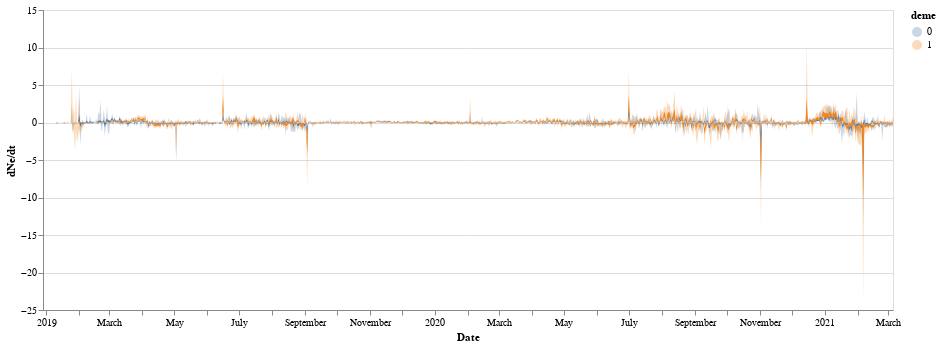

The notebook cell saved with this chart:
### Markdown cell above
## below is the dNe/dt by week
### need to add in uninfectious rate

### Code cell
line = alt.Chart(test).mark_area().encode(
    alt.X('date:T', axis=alt.Axis(title="Date", grid=False)),
    alt.Y('diff_lower_hpd_log_50',axis=alt.Axis(title="dNe/dt")),
    alt.Y2('diff_upper_hpd_log_50'),
    color=alt.Color('deme:N')
).properties(
    width=850,
    height=300
)

band = alt.Chart(test).mark_area(
    opacity=0.3
).encode(
    alt.X('date:T', axis=alt.Axis(title="Date", grid=False)),
    alt.Y('diff_lower_hpd_log_95'),
    alt.Y2('diff_upper_hpd_log_95'),
    color=alt.Color('deme:N')
).properties(
    width=850,
    height=300
)

band + line

### Figure 1 — Vega-Lite specification as saved in the notebook (floating-point values rounded to 4 significant figures; data arrays with more than 128 entries replaced by an {"elided": "..."} marker saying what was removed)
{"config": {"view": {"continuousWidth": 400, "continuousHeight": 300}}, "layer": [{"mark": {"type": "area", "opacity": 0.3}, "encoding": {"color": {"type": "nominal", "field": "deme"}, "x": {"type": "temporal", "axis": {"grid": false, "title": "Date"}, "field": "date"}, "y": {"type": "quantitative", "field": "diff_lower_hpd_log_95"}, "y2": {"field": "diff_upper_hpd_log_95"}}, "height": 300, "width": 850}, {"mark": "area", "encoding": {"color": {"type": "nominal", "field": "deme"}, "x": {"type": "temporal", "axis": {"grid": false, "title": "Date"}, "field": "date"}, "y": {"type": "quantitative", "axis": {"title": "dNe/dt"}, "field": "diff_lower_hpd_log_50"}, "y2": {"field": "diff_upper_hpd_log_50"}}, "height": 300, "width": 850}], "data": {"name": "data-eeee6e4163019a0b2498975ae147d128"}, "$schema": "https://vega.github.io/schema/vega-lite/v4.8.1.json", "datasets": {"data-eeee6e4163019a0b2498975ae147d128": {"elided": "1598 records"}}}
